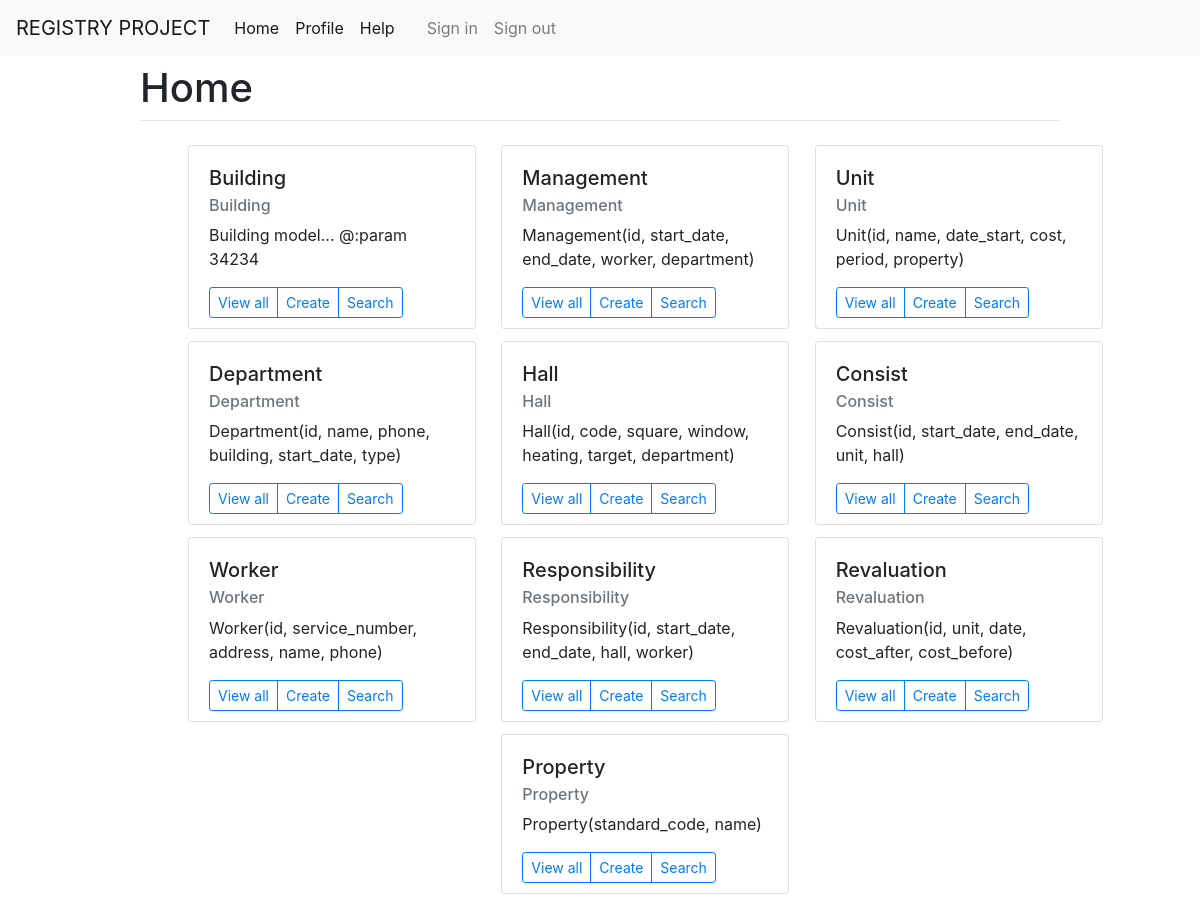
The page /home on the database its author committed.
### registry/models.py (models this page shows, shortened)
class CardModel(Model):
    id = CharField(primary_key=True, max_length=256)
    description = TextField()
    root = CharField(max_length=30)
    name = CharField(max_length=30)

### registry/views.py (the view)
# urls.py: path('home', CardView.as_view()),
class CardView(ListView):
    template_name = 'home.html'
    model = CardModel

### templates/home.html (shortened to what this page needs)
{% extends "base.html" %}
{% load crispy_forms_tags %}
{% block block_title %}Home{% endblock %}
{% block content %}
    <div class="card-columns">
      {% for object in object_list %}
        <div class="card" style="width: 18rem; margin-left: 3rem">
            <div class="card-body">
                <h5 class="card-title">{{ object.name }}</h5>
                <h6 class="card-subtitle mb-2 text-muted">{{ object.name }}</h6>
                <p class="card-text">{{ object.description }}</p>
                <div class="btn-group btn-group-sm me-2 float-left" role="group" aria-label="First group" style="margin-bottom: 10px">
                    <a href="/{{ object.root }}/list" class="card-link btn btn-outline-primary">View all</a>
                    <a href="/{{ object.root }}/create" class="card-link btn btn-outline-primary">Create</a>
                    <a href="/{{ object.root }}/search" class="card-link btn btn-outline-primary">Search</a>
                </div>
            </div>
        </div>
        {% empty %}
        No objects yet.
      {% endfor %}
    </div>
{% endblock %}

### templates/base.html (shortened to what this page needs)
<!doctype html>
<html lang="en">
  <head>
    <link rel="stylesheet" href="https://stackpath.bootstrapcdn.com/bootstrap/4.1.3/css/bootstrap.min.css">
  </head>
  <body>
      <nav class="navbar navbar-expand-lg navbar-light bg-light">
      <a class="navbar-brand" href="/">REGISTRY PROJECT</a>
      <div class="collapse navbar-collapse" id="navbarTogglerDemo03">
        <ul class="navbar-nav mr-auto mt-2 mt-lg-0">
          <li class="nav-item active">
            <a class="nav-link" href="/home">Home<span class="sr-only">(current)</span></a>
          </li>
            <li class="nav-item active">
            <a class="nav-link" href="/accounts/profile">Profile<span class="sr-only">(current)</span></a>
          </li>
          <li class="nav-item active">
            <a class="nav-link" href="doc/swagger">Help<span class="sr-only">(current)</span></a>
          </li>
            <li class="nav-item active">
            <a class="nav-link" href="#"><span class="sr-only">(current)</span></a>
          </li>
          <li class="nav-item">
            <a class="nav-link" href="/accounts/login">Sign in</a>
          </li>
            <li class="nav-item">
            <a class="nav-link" href="#">Sign out</a>
          </li>
        </ul>
      </div>
    </nav>
    <div class="container">
      <div class="row justify-content-center">
        <div class="col-md-10">
          <h1 class="mt-2">{% block block_title %} {% endblock %}</h1>
          <hr class="mt-0 mb-4">
          {% block content %}
          {% endblock %}
        </div>
      </div>
    </div>
  </body>
</html>

### rows shown on the page
CardModel: name "Building", description "Building model... @:param 34234"
CardModel: name "Department", description "Department(id, name, phone, building, start_date, type)"
CardModel: name "Worker", description "Worker(id, service_number, address, name, phone)"
CardModel: name "Management", description "Management(id, start_date, end_date, worker, department)"
CardModel: name "Hall", description "Hall(id, code, square, window, heating, target, department)"
CardModel: name "Responsibility", description "Responsibility(id, start_date, end_date, hall, worker)"
CardModel: name "Property", description "Property(standard_code, name)"
CardModel: name "Unit", description "Unit(id, name, date_start, cost, period, property)"
CardModel: name "Consist", description "Consist(id, start_date, end_date, unit, hall)"
CardModel: name "Revaluation", description "Revaluation(id, unit, date, cost_after, cost_before)"
